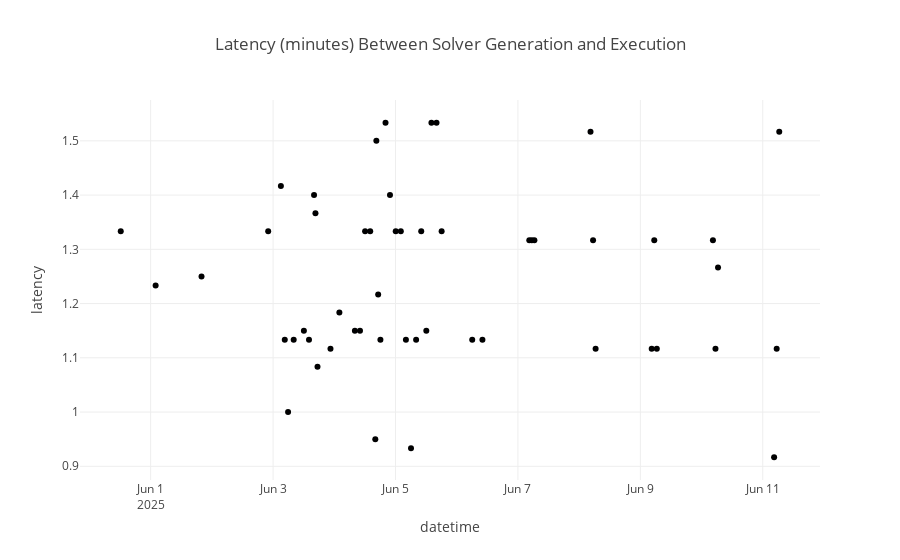

The code cell stored with this chart in its notebook:
### Code cell
from solver_diagnostics import *
from mainnet_launch.constants import *
import plotly.express as px

autopool = AUTO_DOLA
actual_rebalance_events_df, dex_swap_steps_df, proposed_rebalances_df = fetch_and_render_solver_diagnostics_data(
    autopool
)
px.scatter(
    actual_rebalance_events_df,
    x="datetime",
    y="latency",
    title="Latency (minutes) Between Solver Generation and Execution",
)
